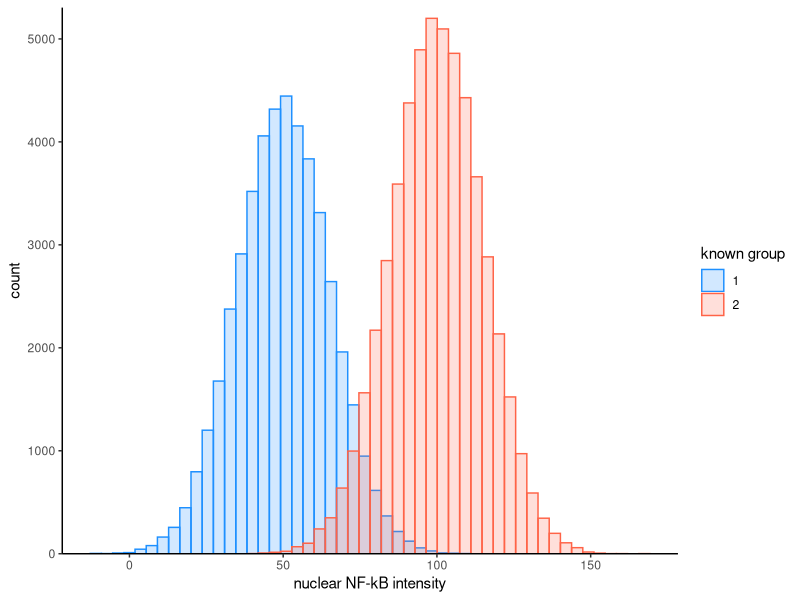
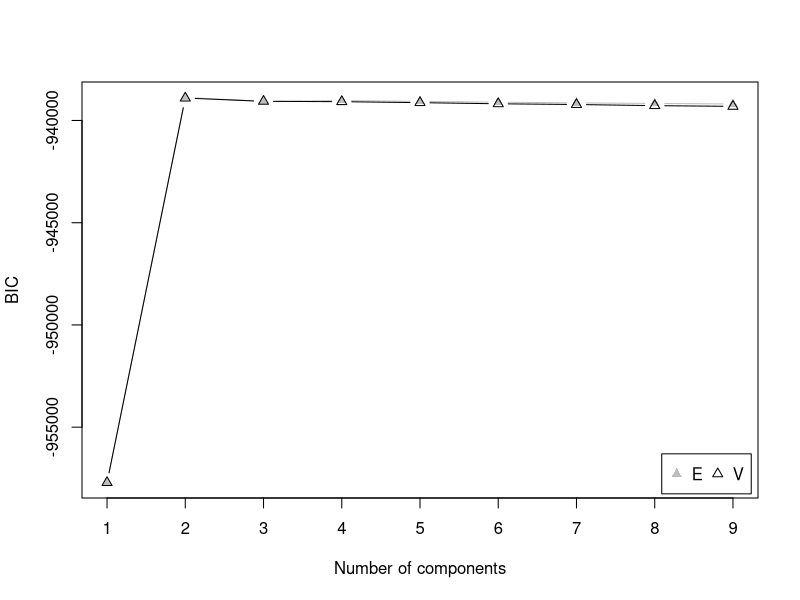
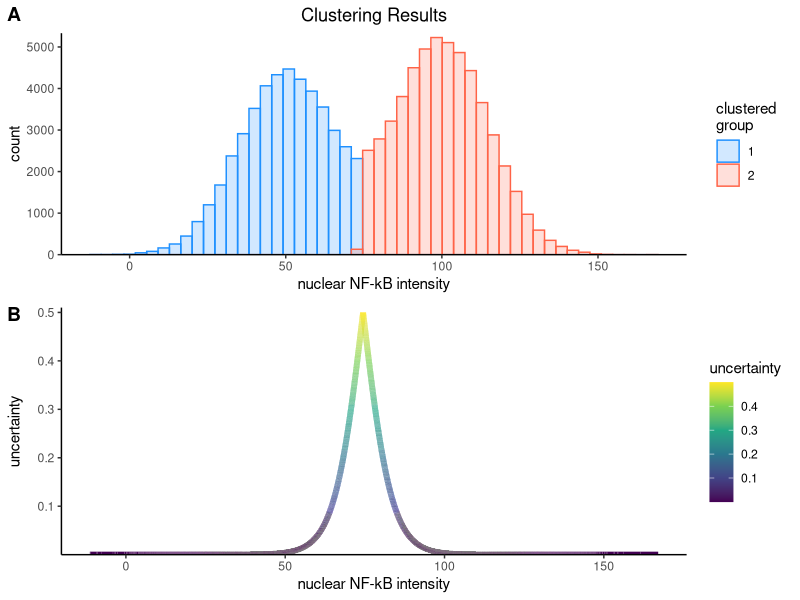

Here is the R script that generated these plots, in order:
## ---- chunk 1
# set global knitr options
knitr::opts_chunk$set(
    echo = TRUE,
    comment = "#>")

# set seed for simulation
set.seed(2)

# load libraries
library(mclust)
library(cowplot)
library(tidyverse)
## ---- chunk 2
# total number of cells in a microscopy image
n_cells <- 1e5
# randomly select number of cells for group 1
n_group1 <- sample(1:n_cells, 1)
# make test data
#   nucleus ID: a unique label for each nucleus in the image
#   nfkb_intensity: intensity of the NK-kB probe in the cells
#   real group: the known label for each cell
df <- tibble(
    nucleus_id = paste("nucleus", 1:n_cells),
    nfkb_intensity = c(
        rnorm(n_group1, mean = 50, sd = 15),
        rnorm(n_cells - n_group1, mean = 100, sd = 15)
    ),
    real_group = c(
        rep(1, n_group1),
        rep(2, n_cells - n_group1)
    )
)
## ---- chunk 3
# shuffle the rows by shuffling the row indices
df <- df[sample(1:nrow(df)), ]
## ---- chunk 4
# the data frame will be displayed as a paging table
# since `echo=FALSE` for this chunk, the code will not be visible
df
## ---- chunk 5
# 'ggplot2' is a plotting package that makes R such a great visualization tool
# we will learn more about it as the course progresses
ggplot(df, aes(x = nfkb_intensity)) +
    geom_histogram(
        aes(fill = factor(real_group), color = factor(real_group)),
        position = "identity",
        alpha = 0.2,
        bins = 50) +
    scale_y_continuous(expand = expand_scale(mult = c(0, 0.02))) +
    scale_fill_manual(values = c("dodgerblue", "tomato")) +
    scale_color_manual(values = c("dodgerblue", "tomato")) +
    theme_classic() +
    labs(
        x = "nuclear NF-kB intensity",
        y = "count",
        fill = "known group",
        color = "known group"
    )
## ---- chunk 6
# identify the optimal number of groups using the BIC
nfkb_bic <- mclustBIC(df$nfkb_intensity, verbose = FALSE)
## ---- chunk 7
# print some summary information
summary(nfkb_bic)
plot(nfkb_bic)
## ---- chunk 8
# cluster the intensity values
fit <- Mclust(df$nfkb_intensity, x = nfkb_bic)
## ---- chunk 9
summary(fit, parameters = TRUE)
## ---- chunk 10
df$clustered <- fit$classification
df$uncertainty <- fit$uncertainty
cls_hist <- ggplot(df, aes(x = nfkb_intensity)) +
    geom_histogram(
        aes(color = factor(clustered), fill = factor(clustered)),
        position = "identity",
        alpha = 0.2,
        bins = 50) +
    scale_y_continuous(expand = expand_scale(mult = c(0, 0.02))) +
    scale_fill_manual(values = c("dodgerblue", "tomato")) +
    scale_color_manual(values = c("dodgerblue", "tomato")) +
    theme_classic() +
    theme(
        plot.title = element_text(hjust = 0.5)
    ) +
    labs(
        x = "nuclear NF-kB intensity",
        y = "count",
        fill = "clustered\ngroup",
        color = "clustered\ngroup",
        title = "Clustering Results"
    )
cls_uncert <- ggplot(df, aes(x = nfkb_intensity, y = uncertainty)) +
    geom_line(aes(color = uncertainty), size = 2) +
    scale_y_continuous(expand = expand_scale(mult = c(0, 0.02))) +
    scale_color_viridis_c() +
    theme_classic() +
    labs(
        x = "nuclear NF-kB intensity",
        y = "uncertainty",
        color = "uncertainty"
    )

plot_grid(cls_hist, cls_uncert,
          nrow = 2,
          align = "v",
          labels = "AUTO")
## ---- chunk 11
tbl <- table(df$real_group, df$clustered)
colnames(tbl) <- paste("cls", colnames(tbl))
rownames(tbl) <- paste("real", rownames(tbl))
tbl
## ---- chunk 12
sessionInfo()
